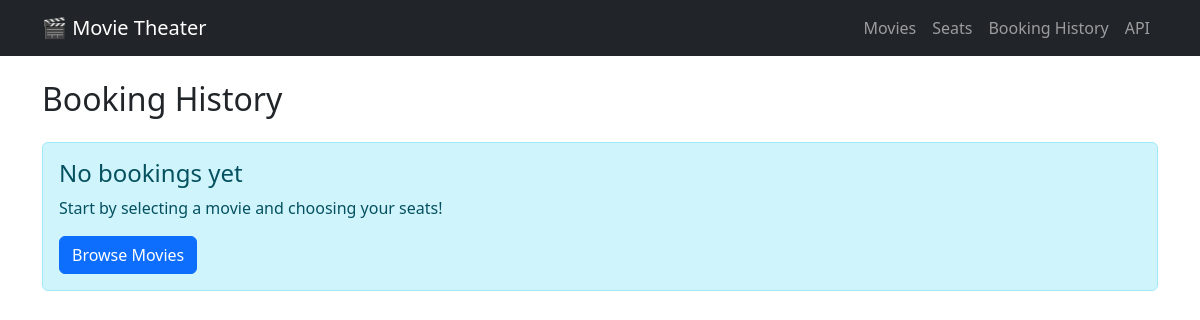
/api/pages/history/, run on an earlier commit of the app's database.
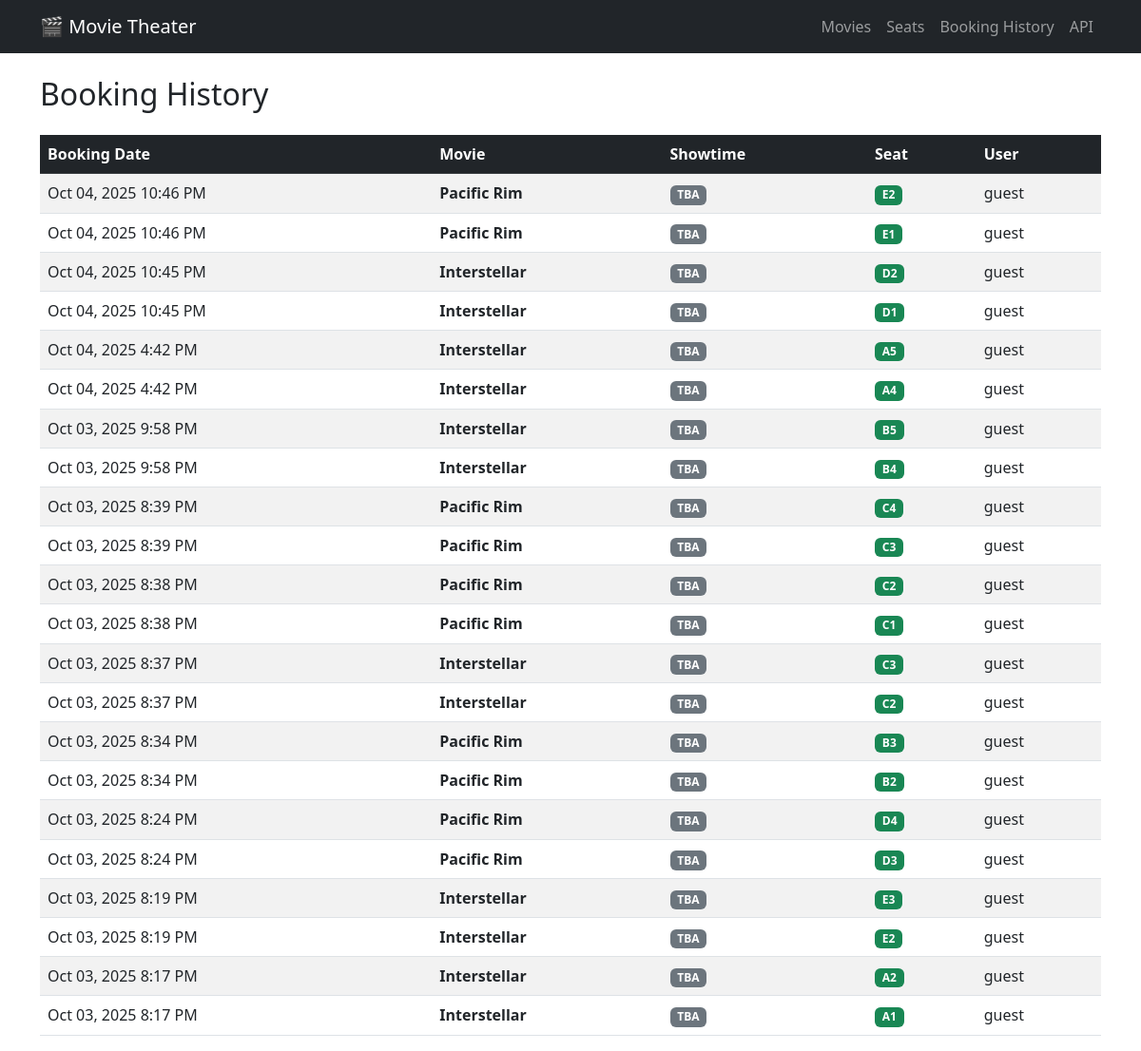
And on a later commit of the database.
### bookings/models.py (models this page shows, shortened)
class Booking(models.Model):
    movie = models.ForeignKey(Movie, on_delete=models.CASCADE)
    seat = models.ForeignKey(Seat, on_delete=models.CASCADE)
    user = models.ForeignKey(User, on_delete=models.CASCADE)
    booking_date = models.DateTimeField(auto_now_add=True)
    class Meta:
        constraints = [
            models.UniqueConstraint(fields=["movie", "seat"], name="unique_booking_per_movie_seat"),
        ]

class Movie(models.Model):
    title = models.CharField(max_length=200)
    description = models.TextField()
    release_date = models.DateField()
    duration = models.PositiveIntegerField(help_text="Duration in minutes")
    showtime = models.DateTimeField(help_text="Movie showtime", null=True, blank=True)

class Seat(models.Model):
    seat_number = models.CharField(max_length=10)

### bookings/pages.py (the view)
# urls.py: path("pages/history/", pages.booking_history_page, name="booking_history_page"),
def booking_history_page(request):
    if request.user.is_authenticated:
        bookings = Booking.objects.filter(user=request.user).select_related("movie", "seat").order_by("-booking_date")
    else:
        bookings = Booking.objects.select_related("movie", "seat", "user").order_by("-booking_date")
    return render(request, "bookings/booking_history.html", {"bookings": bookings})

### bookings/templates/bookings/booking_history.html (shortened to what this page needs)
{% extends 'bookings/base.html' %}
{% block content %}
<div class="row">
    <div class="col-12">
        <h2 class="mb-4">Booking History</h2>
        {% if bookings %}
            <div class="table-responsive">
                <table class="table table-striped table-hover">
                    <thead class="table-dark">
                        <tr>
                            <th>Booking Date</th>
                            <th>Movie</th>
                            <th>Showtime</th>
                            <th>Seat</th>
                            <th>User</th>
                        </tr>
                    </thead>
                    <tbody>
                        {% for booking in bookings %}
                            <tr>
                                <td>{{ booking.booking_date|date:"M d, Y g:i A" }}</td>
                                <td><strong>{{ booking.movie.title }}</strong></td>
                                <td>
                                    {% if booking.movie.showtime %}
                                        <span class="badge bg-primary">{{ booking.movie.showtime|date:"M d, Y g:i A" }}</span>
                                    {% else %}
                                        <span class="badge bg-secondary">TBA</span>
                                    {% endif %}
                                </td>
                                <td><span class="badge bg-success">{{ booking.seat.seat_number }}</span></td>
                                <td>{{ booking.user.username|default:"Guest" }}</td>
                            </tr>
                        {% endfor %}
                    </tbody>
                </table>
            </div>
        {% else %}
            <div class="alert alert-info">
                <h4>No bookings yet</h4>
                <p>Start by selecting a movie and choosing your seats!</p>
                <a href="{% url 'movie_list_page' %}" class="btn btn-primary">Browse Movies</a>
            </div>
        {% endif %}
    </div>
</div>
{% endblock %}

### bookings/templates/bookings/base.html (shortened to what this page needs)
<!DOCTYPE html>
<html lang="en">
<head>
    <link href="https://cdn.jsdelivr.net/npm/bootstrap@5.3.0/dist/css/bootstrap.min.css" rel="stylesheet">
</head>
<body>
    <nav class="navbar navbar-expand-lg navbar-dark bg-dark">
        <div class="container">
            <a class="navbar-brand" href="{% url 'movie_list_page' %}">🎬 Movie Theater</a>
            <div class="navbar-nav ms-auto">
                <a class="nav-link" href="{% url 'movie_list_page' %}">Movies</a>
                <a class="nav-link" href="{% url 'seat_list_page' %}">Seats</a>
                <a class="nav-link" href="{% url 'booking_history_page' %}">Booking History</a>
                <a class="nav-link" href="{% url 'movie-list' %}">API</a>
            </div>
        </div>
    </nav>
    <div class="container mt-4">
        {% block content %}
        {% endblock %}
    </div>
</body>
</html>

What changed in the data, as far as the page shows it:
added Booking: booking_date "Oct 04, 2025 10:46 PM", movie "Pacific Rim", shows "TBA", seat.seat_number "E2", user.username "guest"
added Booking: booking_date "Oct 04, 2025 10:46 PM", movie "Pacific Rim", shows "TBA", seat.seat_number "E1", user.username "guest"
added Booking: booking_date "Oct 04, 2025 10:45 PM", movie "Interstellar", shows "TBA", seat.seat_number "D2", user.username "guest"
added Booking: booking_date "Oct 04, 2025 10:45 PM", movie "Interstellar", shows "TBA", seat.seat_number "D1", user.username "guest"
added Booking: booking_date "Oct 04, 2025 4:42 PM", movie "Interstellar", shows "TBA", seat.seat_number "A5", user.username "guest"
added Booking: booking_date "Oct 04, 2025 4:42 PM", movie "Interstellar", shows "TBA", seat.seat_number "A4", user.username "guest"
added Booking: booking_date "Oct 03, 2025 9:58 PM", movie "Interstellar", shows "TBA", seat.seat_number "B5", user.username "guest"
added Booking: booking_date "Oct 03, 2025 9:58 PM", movie "Interstellar", shows "TBA", seat.seat_number "B4", user.username "guest"
added Booking: booking_date "Oct 03, 2025 8:39 PM", movie "Pacific Rim", shows "TBA", seat.seat_number "C4", user.username "guest"
added Booking: booking_date "Oct 03, 2025 8:39 PM", movie "Pacific Rim", shows "TBA", seat.seat_number "C3", user.username "guest"
added Booking: booking_date "Oct 03, 2025 8:38 PM", movie "Pacific Rim", shows "TBA", seat.seat_number "C2", user.username "guest"
added Booking: booking_date "Oct 03, 2025 8:38 PM", movie "Pacific Rim", shows "TBA", seat.seat_number "C1", user.username "guest"
added Booking: booking_date "Oct 03, 2025 8:37 PM", movie "Interstellar", shows "TBA", seat.seat_number "C3", user.username "guest"
added Booking: booking_date "Oct 03, 2025 8:37 PM", movie "Interstellar", shows "TBA", seat.seat_number "C2", user.username "guest"
added Booking: booking_date "Oct 03, 2025 8:34 PM", movie "Pacific Rim", shows "TBA", seat.seat_number "B3", user.username "guest"
added Booking: booking_date "Oct 03, 2025 8:34 PM", movie "Pacific Rim", shows "TBA", seat.seat_number "B2", user.username "guest"
added Booking: booking_date "Oct 03, 2025 8:24 PM", movie "Pacific Rim", shows "TBA", seat.seat_number "D4", user.username "guest"
added Booking: booking_date "Oct 03, 2025 8:24 PM", movie "Pacific Rim", shows "TBA", seat.seat_number "D3", user.username "guest"
added Booking: booking_date "Oct 03, 2025 8:19 PM", movie "Interstellar", shows "TBA", seat.seat_number "E3", user.username "guest"
added Booking: booking_date "Oct 03, 2025 8:19 PM", movie "Interstellar", shows "TBA", seat.seat_number "E2", user.username "guest"
added Booking: booking_date "Oct 03, 2025 8:17 PM", movie "Interstellar", shows "TBA", seat.seat_number "A2", user.username "guest"
added Booking: booking_date "Oct 03, 2025 8:17 PM", movie "Interstellar", shows "TBA", seat.seat_number "A1", user.username "guest"
Also different on the page:
text no longer shown: "No bookings yet Start by selecting a movie and choosing your seats! Browse Movies"
text now shown: "Booking Date Movie Showtime Seat User"
